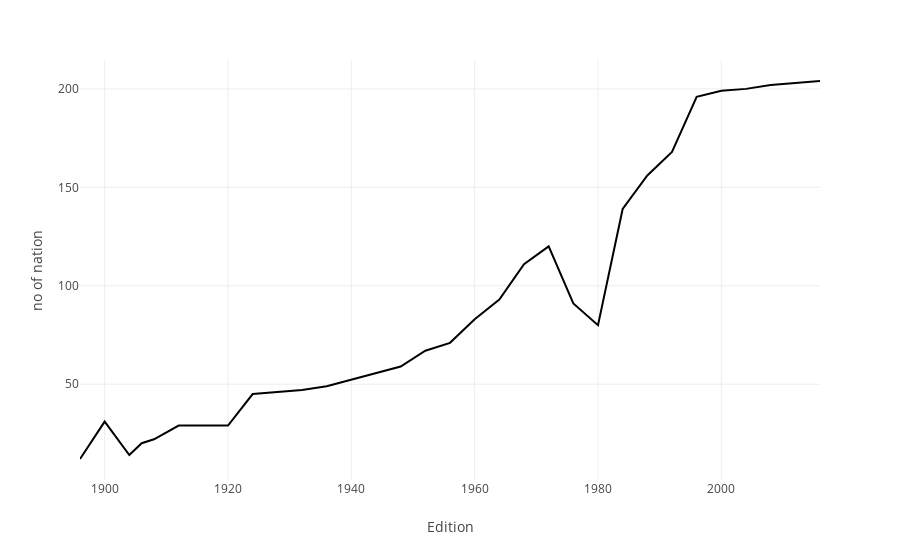

The notebook cell this image was saved under:
### Code cell
fig =px.line(years_vs_no_of_nation, x ="Edition", y = 'no of nation')
fig.show()

### Figure 1 — Plotly figure (JSON) as saved in the notebook; plotly's stock layout.template omitted (floating-point values rounded to 4 significant figures)
{"data": [{"hovertemplate": "Edition=%{x}<br>no of nation=%{y}<extra></extra>", "legendgroup": "", "line": {"color": "#000001", "dash": "solid"}, "marker": {"symbol": "circle"}, "mode": "lines", "name": "", "orientation": "v", "showlegend": false, "type": "scatter", "x": [1896, 1900, 1904, 1906, 1908, 1912, 1920, 1924, 1928, 1932, 1936, 1948, 1952, 1956, 1960, 1964, 1968, 1972, 1976, 1980, 1984, 1988, 1992, 1996, 2000, 2004, 2008, 2012, 2016], "xaxis": "x", "y": [12, 31, 14, 20, 22, 29, 29, 45, 46, 47, 49, 59, 67, 71, 83, 93, 111, 120, 91, 80, 139, 156, 168, 196, 199, 200, 202, 203, 204], "yaxis": "y"}], "layout": {"legend": {"tracegroupgap": 0}, "margin": {"t": 60}, "xaxis": {"anchor": "y", "domain": [0, 1], "title": {"text": "Edition"}}, "yaxis": {"anchor": "x", "domain": [0, 1], "title": {"text": "no of nation"}}}}
